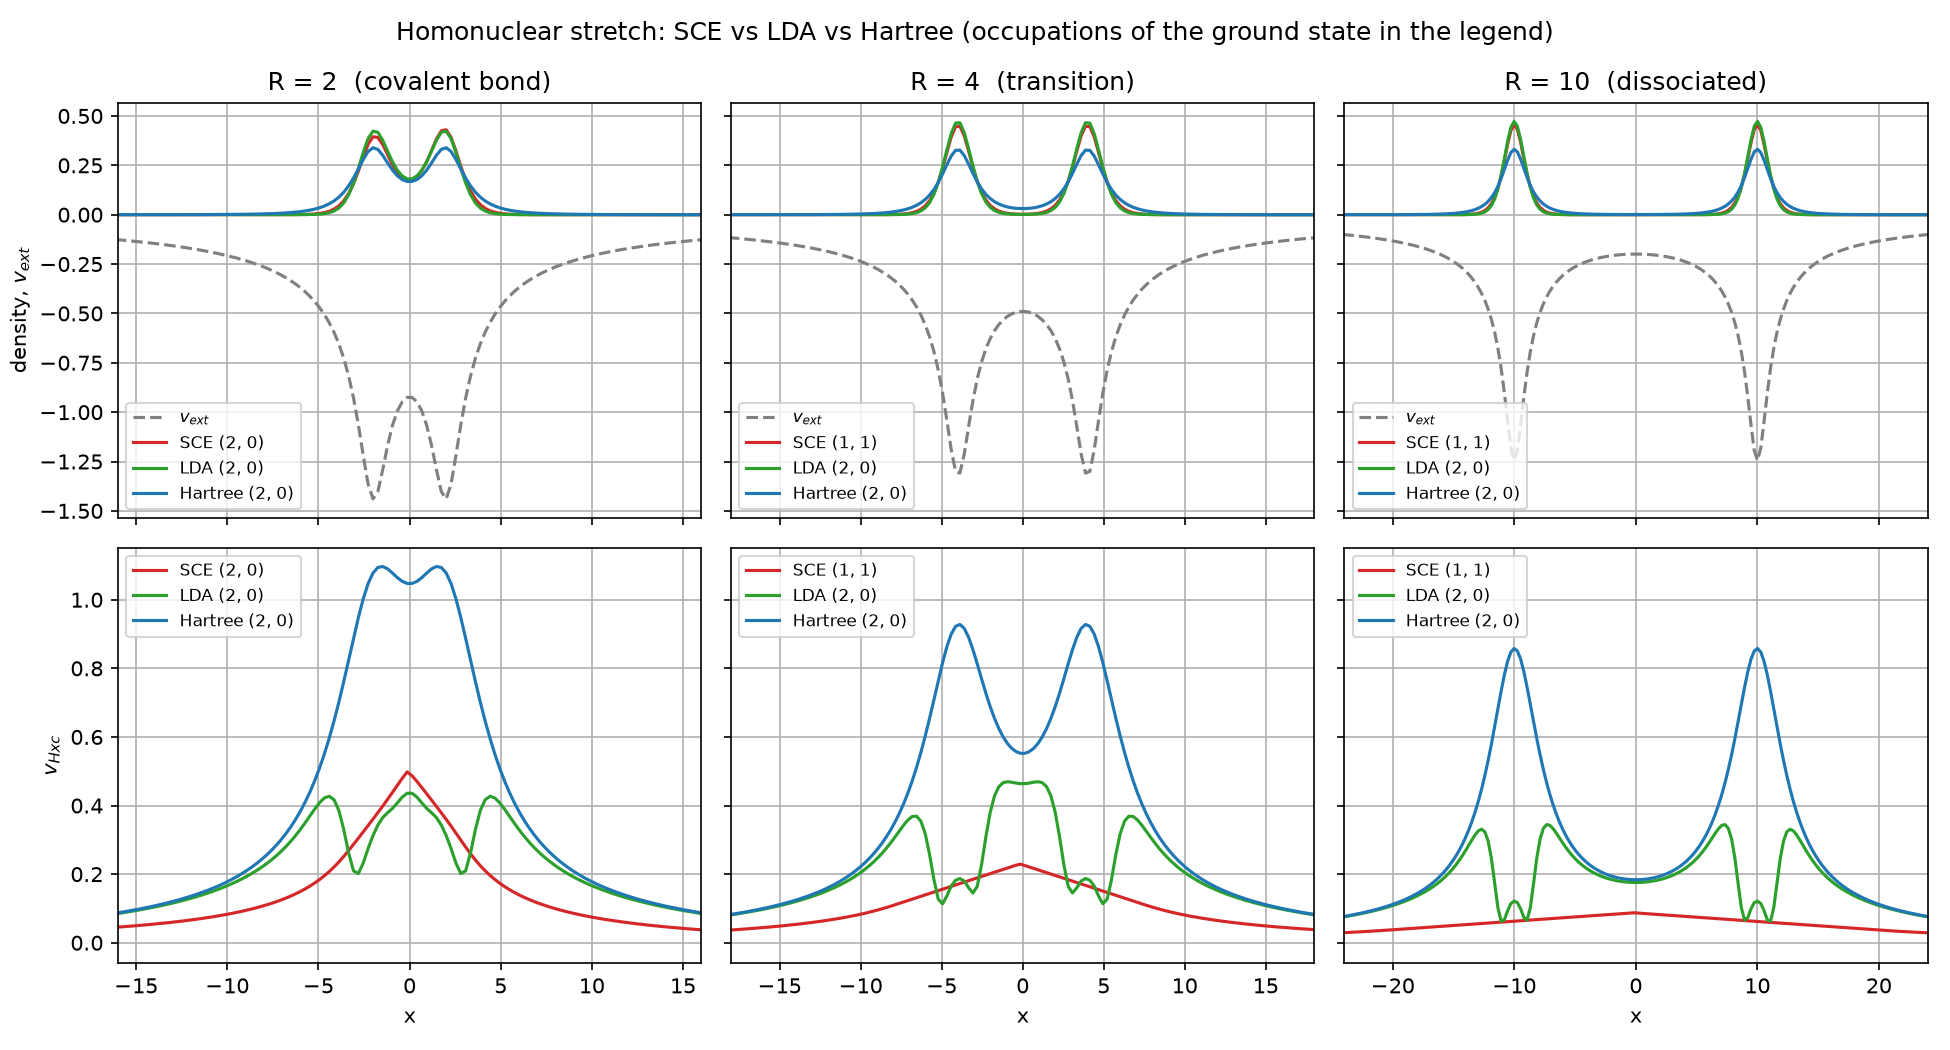

The Python source for this figure:
#!/usr/bin/env python
"""Stretching a homonuclear molecule: SCE vs LDA vs Hartree.

Both external wells are identical (softening 0.7), so by symmetry the
dissociated molecule holds exactly one electron per well.  For each bond
distance R and each functional two candidate solutions are converged with
the machinery of main_fixed.py:

  * the closed-shell aufbau state, occupations (2, 0);
  * the q = 1 ensemble state, occupations (1, 1);

and the converged candidate with the lowest energy is the ground state.
Three distances illustrate the three regimes of the SCE solution:

  R = 2   covalent bond      aufbau ground state, open gap,
                             large midbond density
  R = 4   transition         the aufbau SCE SCF stops converging (charge-
                             sloshing instability), the ensemble takes over,
                             the SCE barrier cuts the bond
  R = 10  dissociated        one electron per well, gap ~ 0, two
                             independent "atoms"

Output: 2x3 figure (top: densities, bottom: Hxc potentials), one column
per distance, occupations of each solution in the legend.

Run:  python homonuclear_stretch.py [--show]
"""

import os
import sys

import numpy as np
import matplotlib.pyplot as plt

sys.path.insert(0, os.path.dirname(os.path.abspath(__file__)))
import main_fixed as m

softening = [0.7, 0.7]          # identical wells: homonuclear
distances = [(2.0, "covalent bond"),
             (4.0, "transition"),
             (10.0, "dissociated")]
functionals = ("SCE", "LDA", "Hartree")
dx = 0.2667                     # grid spacing, kept fixed while L grows


def solve(functional):
    """Ground state of the current geometry for one functional: the
    lowest-energy converged candidate among aufbau and the q = 1 ensemble."""
    m.functional = functional

    candidates = []
    aufbau = m.scf_aufbau()
    if aufbau["converged"]:
        aufbau["occ"] = (2, 0)
        aufbau["gap"] = aufbau["eps_r"] - aufbau["eps_l"]
        candidates.append(aufbau)
    ensemble = m.scf_fixed_q(1.0)
    if ensemble is not None and ensemble["converged"]:
        ensemble["occ"] = (1, 1)
        ensemble["gap"] = abs(ensemble["eps_l"] - ensemble["eps_r"])
        candidates.append(ensemble)
    if not candidates:
        return None

    best = min(candidates, key=lambda r: r["E"])
    best["functional"] = functional
    best["vhxc"] = m.hxc_potential(best["rho"])
    return best


def main(show=False):
    print(f"Homonuclear stretch (wells: softening {softening})")
    print(f"{'R':>5} {'functional':>10} {'occ':>7} {'E_tot':>13} "
          f"{'gap':>10} {'drho':>9}")

    columns = []
    for R, regime in distances:
        L = 8 * (R + 10)
        m.set_geometry(R_new=R, site_softening_new=softening,
                       nbPts_new=int(round(L / dx)))
        results = []
        for functional in functionals:
            res = solve(functional)
            if res is None:
                print(f"{R:5.1f} {functional:>10}   [no converged solution]")
                continue
            results.append(res)
            print(f"{R:5.1f} {functional:>10} {str(res['occ']):>7} "
                  f"{res['E']:13.7f} {res['gap']:10.2e} {res['drho']:9.1e}")
        columns.append(dict(R=R, regime=regime, x=m.x.copy(),
                            vext=m.vext.copy(), results=results))

    fig, axes = plt.subplots(2, len(columns), figsize=(13, 7),
                             sharex='col', sharey='row')
    for icol, col in enumerate(columns):
        ax_rho, ax_pot = axes[0, icol], axes[1, icol]
        ax_rho.plot(col["x"], col["vext"], color='0.5', ls='--',
                    label=r'$v_{ext}$')
        for res in col["results"]:
            color = m.COLORS.get(res["functional"])
            label = f"{res['functional']} {res['occ']}"
            ax_rho.plot(col["x"], res["rho"], color=color, label=label)
            ax_pot.plot(col["x"], res["vhxc"], color=color, label=label)
        R = col["R"]
        ax_rho.set(title=f'R = {R:g}  ({col["regime"]})', xlim=(-R - 14, R + 14))
        ax_pot.set(xlabel='x')
        for ax in (ax_rho, ax_pot):
            ax.grid()
        ax_rho.legend(fontsize=8, loc='lower left')
        ax_pot.legend(fontsize=8, loc='upper left')
    axes[0, 0].set_ylabel(r'density, $v_{ext}$')
    axes[1, 0].set_ylabel(r'$v_{Hxc}$')
    fig.suptitle('Homonuclear stretch: SCE vs LDA vs Hartree '
                 '(occupations of the ground state in the legend)')
    fig.tight_layout()
    out = os.path.join(os.path.dirname(os.path.abspath(__file__)),
                       'homonuclear_stretch.png')
    fig.savefig(out, dpi=150)
    print(f"\nPlot saved to {out}")
    if show:
        plt.show()


if __name__ == "__main__":
    main(show="--show" in sys.argv)
